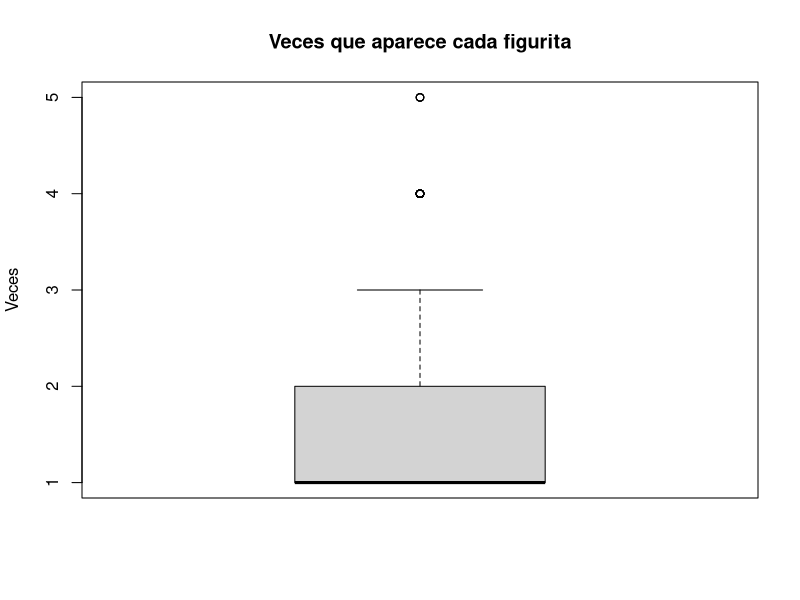

Write R code to recreate this figure.
## ---- chunk 1
library(dplyr)
library(readr)
## ---- chunk 2

Alb <- read_csv("Album.csv")
Fig <- read_csv("Figuritas.csv")

# Convertir Id a factor con niveles 1:1048
Alb$Id <- factor(Alb$Id, levels = 1:1048)
Fig$Id <- factor(Fig$Id, levels = 1:1048)

# Dimensiones
dim(Fig)  # 1028 x 3
dim(Alb)  # 1048 x 8

# Conteo de sobres por tipo
table(Fig$Tipo)

# Minutos de propaganda
19*1 + 159*3 + 850*10
## ---- chunk 3
# ===============================
# Cargar datos
# ===============================
Alb <- read_csv("Album.csv")

# ===============================
# 1) Promedio y desviación estándar
#    de pokemones por generación
# ===============================

pok_por_gen <- Alb %>%
  group_by(Generation) %>%
  summarise(cantidad = n())

promedio_gen <- mean(pok_por_gen$cantidad)
desv_gen <- sd(pok_por_gen$cantidad)

# Resultados:
promedio_gen   # Pregunta en blanco 1
desv_gen       # Pregunta en blanco 2

# ===============================
# 2) Total de pokemones tipo Grass
# ===============================

grass <- Alb %>%
  filter(T1 == "Grass" | T2 == "Grass")

total_grass <- nrow(grass)

total_grass  # Pregunta en blanco 3

# ===============================
# 3) P(Color = Green | Tipo = Grass)
# ===============================

prob_green_dado_grass <-
  sum(grass$Color == "Green") / total_grass

prob_green_dado_grass  # Pregunta en blanco 4
## ---- chunk 4
# =========================
# 1) ASEGURAR FORMATO DE Id
# =========================
Fig <- Fig %>%
  mutate(Id = factor(Id, levels = 1:1048))

Alb <- Alb %>%
  mutate(Id = factor(Id, levels = 1:1048))

# =========================
# 2) CONTAR CUÁNTAS VECES APARECE CADA FIGURITA
# =========================
conteo <- Fig %>%
  group_by(Id, .drop = TRUE) %>%
  summarise(Veces = n())

# =========================
# 3) BOXPLOT Y ESTADÍSTICOS
# =========================
boxplot(conteo$Veces,
        main = "Veces que aparece cada figurita",
        ylab = "Veces")

mediana_veces <- median(conteo$Veces)
maximo_veces  <- max(conteo$Veces)

cat("RESPUESTA 1: La mediana es =", mediana_veces, "\n")
cat("RESPUESTA 2: El máximo es =", maximo_veces, "\n")

# =========================
# 4) JOIN CON INFORMACIÓN DEL ÁLBUM
# =========================
DF <- inner_join(conteo, Alb, by = "Id")

# =========================
# 5) BANETTE
# =========================
banette_veces <- DF %>%
  filter(Name == "Banette") %>%
  pull(Veces)

cat("RESPUESTA 3: Banette aparece", banette_veces, "veces\n")

# =========================
# 6) POKEMONES COLOR GREY
# =========================
grey_total <- DF %>%
  filter(Color == "Grey") %>%
  summarise(total = sum(Veces)) %>%
  pull(total)

cat("RESPUESTA 4: Pokemones color Grey =", grey_total, "\n")
## ---- chunk 5
# =========================
# 1) NÚMERO DE ESCUADRONES
# =========================
# Un escuadrón se forma con 6 figuritas distintas
total_figuritas_distintas <- n_distinct(DF$Id)

escuadrones <- floor(total_figuritas_distintas / 6)

cat("RESPUESTA 1: Se pueden formar", escuadrones, "escuadrones\n")


# =========================
# 2) GENERACIÓN A LA QUE MENOS FIGURITAS LE FALTAN
# =========================
# Total por generación según el álbum completo
total_por_gen <- Alb %>%
  group_by(Generation) %>%
  summarise(Total = n())

# Figuritas distintas que ya tenemos por generación
tenemos_por_gen <- DF %>%
  group_by(Generation) %>%
  summarise(Tenemos = n())

# Figuritas que faltan por generación
faltan_por_gen <- inner_join(total_por_gen, tenemos_por_gen, by = "Generation") %>%
  mutate(Faltan = Total - Tenemos)

gen_menos_faltan <- faltan_por_gen %>%
  filter(Faltan == min(Faltan))

cat("RESPUESTA 2: La generación a la que menos figuritas le faltan es la",
    gen_menos_faltan$Generation, "\n")

cat("RESPUESTA 3: En esa generación faltan",
    gen_menos_faltan$Faltan, "figuritas\n")


# =========================
# 3) VALOR ESPERADO DE SOBRES S03 HASTA OBTENER
#    UNA FIGURITA NUEVA DE GENERACIÓN 3
# =========================
# Total de figuritas de generación 3 en el álbum
total_gen3 <- Alb %>%
  filter(Generation == 3) %>%
  nrow()

# Figuritas distintas de generación 3 que ya tenemos
tenemos_gen3 <- DF %>%
  filter(Generation == 3) %>%
  nrow()

# Probabilidad de que una figurita sea NUEVA de gen 3
p <- (total_gen3 - tenemos_gen3) / nrow(Alb)

# Cada sobre S03 trae 3 figuritas independientes
p_sobre <- 1 - (1 - p)^3

esperanza_sobres <- 1 / p_sobre

cat("RESPUESTA 4: El valor esperado es",
    round(esperanza_sobres, 2), "sobres\n")
